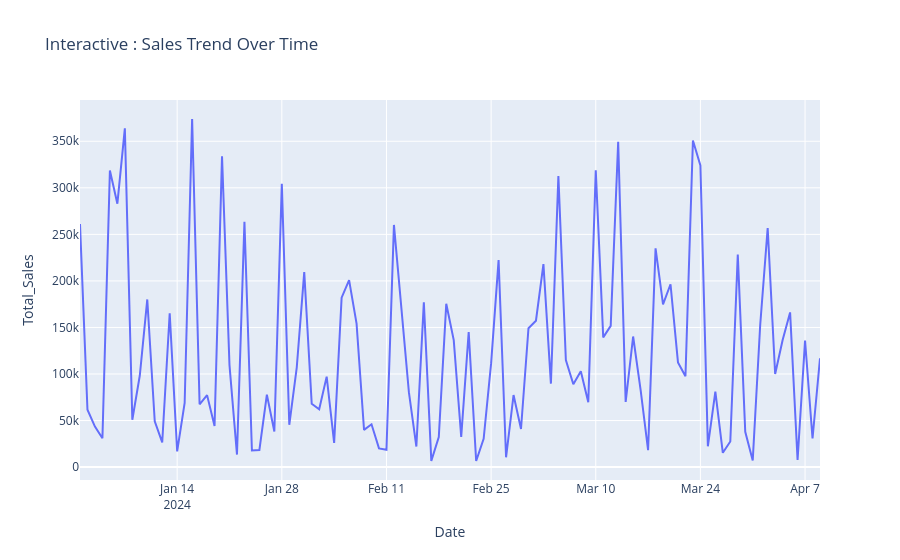

Notebook cell for this chart:
### Code cell
fig_line = px.line(
    daily_sales,
    x="Date",
    y="Total_Sales",
    title="Interactive : Sales Trend Over Time",
)
fig_line.show()
